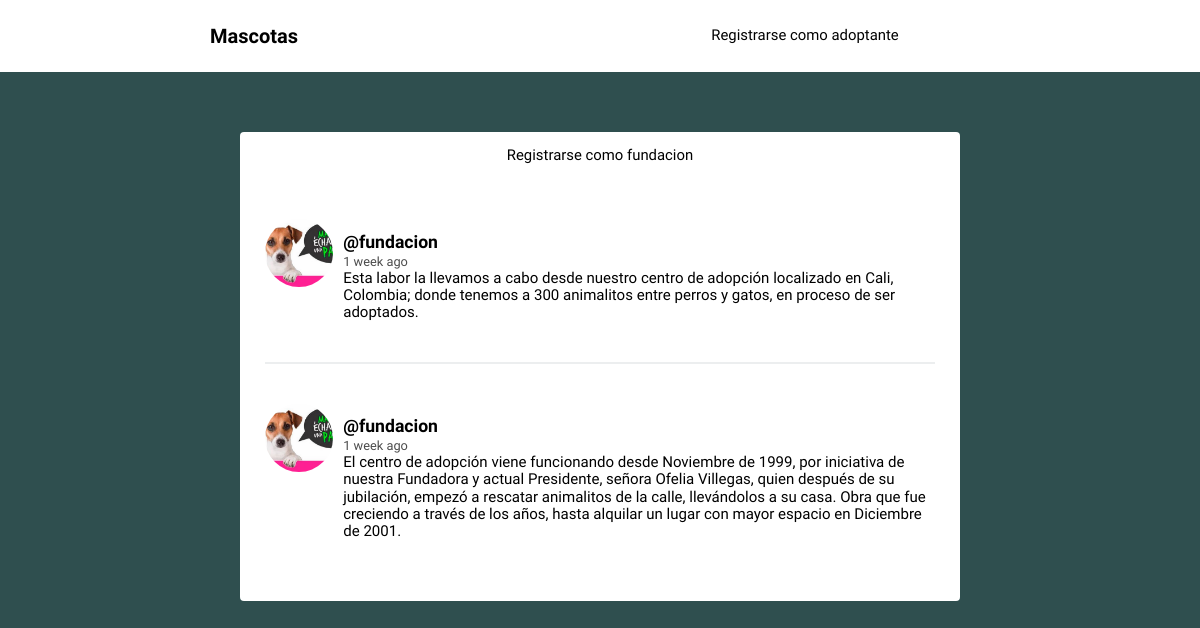
The page / on the database its author committed.
### social/models.py (models this page shows, shortened)
class Post(models.Model):
	user = models.ForeignKey(User, on_delete=models.CASCADE, related_name='posts')
	timestamp = models.DateTimeField(default=timezone.now)
	content = models.TextField()
	class Meta:
		ordering = ['-timestamp']

class Profile(models.Model):
	user = models.OneToOneField(User, on_delete= models.CASCADE)
	image = models.ImageField(default='batman.png')

### social/views.py (the view)
# urls.py: path('', views.feed, name='feed'),
def feed(request):
	posts = Post.objects.all()
	context = { 'posts' : posts}
	return render(request, 'social/feed.html', context)

### social/templates/social/feed.html (shortened to what this page needs)
{% extends 'social/layout.html' %}
{% load humanize %}
{% block content %}
{% for post in posts %}
<article>
    <div class="container-article">
        <img src="{{ post.user.profile.image.url }}">
        <div>
            <h2 class="username"><a href="#">@{{post.user.username}}</a></h2>
            <time data-time="#">{{ post.timestamp|naturaltime }}</time>
            <div class="post">{{post.content}}</div>
        </div>
    </div>
</article>
{% endfor %}
{% endblock %}

### social/templates/social/layout.html (shortened to what this page needs)
<!DOCTYPE html>
{% load static %}
<html>
<head>
	<link rel="stylesheet" type="text/css" href="{% static 'normalize.css' %}">
	<link rel="stylesheet" type="text/css" href="{% static 'style.css' %}">
</head>
<body>
	<header class="main-head">
		<nav class="main">
			<h1 id="logo">Mascotas</h1>
			<ul>
				<li><a href="#">Registrarse como adoptante</a></li>
			</ul>
		</nav>
	</header>
	<div class="main">
		<nav class="second-nav">
			<a class="profile" href="#">Registrarse como fundacion</a>
		</nav>
		{% block content %}
		{% endblock content %}
	</div>
</body>
</html>

### social/static/style.css (style rules this page uses)
body { background: #2F4F4F; font-size: 62.5%; font-family: 'Varela Round', Helvetica, Arial, serif; }
img { object-fit: cover; }
.main-head { background: white; color: black; }
nav.main { min-height: 7vh; display: flex; width: 65%; margin: auto; align-items: center; padding: 0.5rem; }
nav.main ul { display: flex; flex: 1 1 40rem; justify-content: space-around; align-items: center; list-style: none; }
#logo { flex: 2 1 40rem; }
a { font-size: .93rem; text-decoration: none; color: black; }
.main { background: white; width: 60%; margin: 5% auto; border-radius: 4px; padding-bottom: 20px; }
.second-nav { display: flex; padding: 15px 30px; }
.second-nav .profile { flex: 1 1 30px; }
article { width: 93%; margin: auto; padding: 40px 0; border-bottom: 2px solid #ECEEEF; }
.username { margin-bottom: .2rem; }
.username a { font-size: 1.1rem; }
.container-article { display: flex; }
.container-article img { height: 68px; width: 68px; margin-right: 10px; border-radius: 50%; }
article:last-child { border-bottom: 0; }
time { font-size: .8rem; opacity: .7; }
.post { font-size: .94rem; }
.profile { display: flex; align-items: center; flex-direction: column; }

### rows shown on the page
Post: user.profile.image (picture), user.username "fundacion", timestamp "1 week ago", content "Esta labor la llevamos a cabo desde nuestro centro de adopción localizado en Cali, Colombia; donde tenemos a 300 animalitos entre perros y gatos, en proceso de ser adoptados."
Post: user.profile.image (picture), user.username "fundacion", timestamp "1 week ago", content "El centro de adopción viene funcionando desde Noviembre de 1999, por iniciativa de nuestra Fundadora y actual Presidente, señora Ofelia Villegas, quien después de su jubilación, empezó a rescatar animalitos de la calle, llevándolos a su casa. Obra que fue creciendo a través de los años, hasta alquilar un lugar con mayor espacio en Diciembre de 2001."
